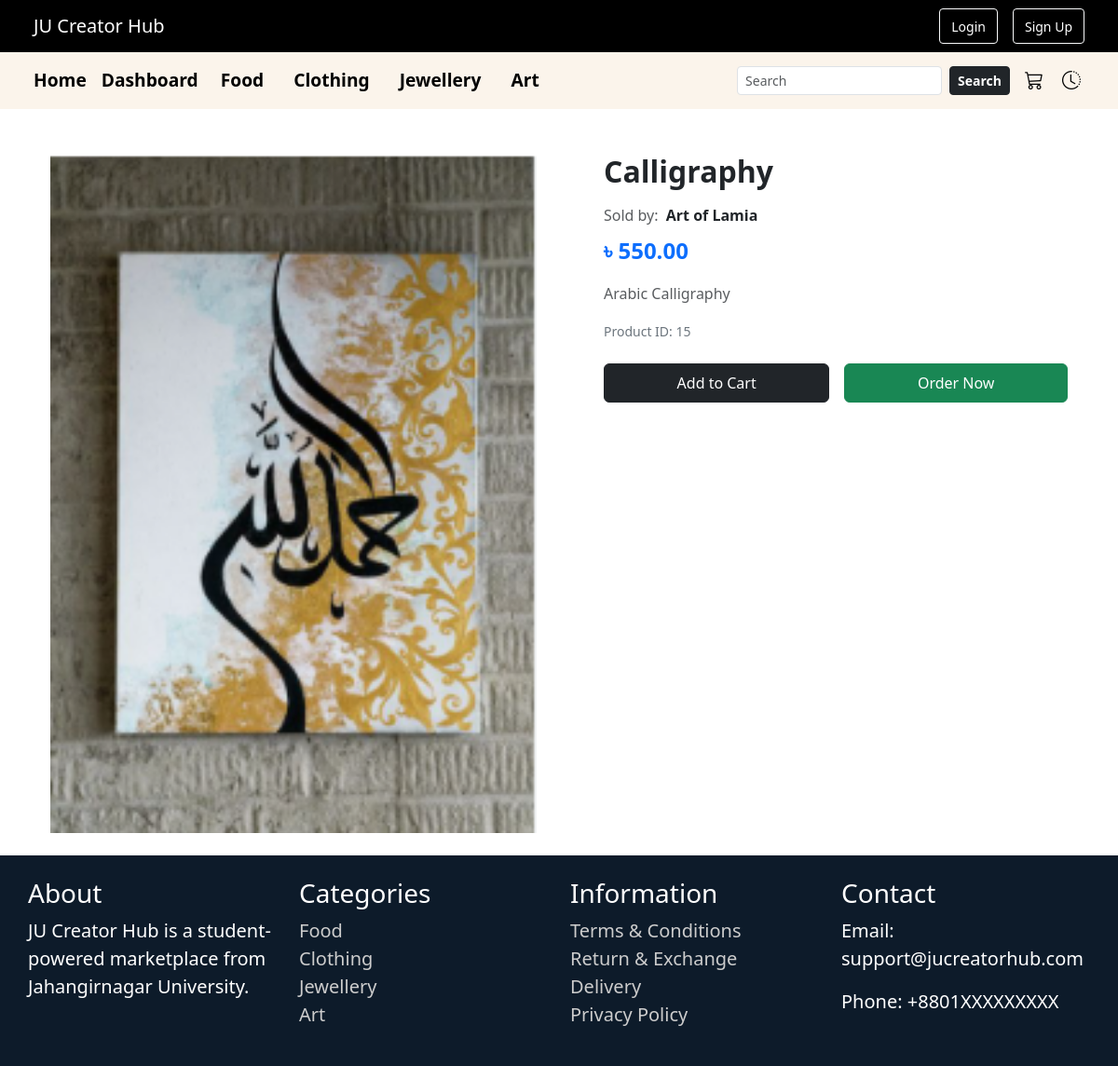
The app's page /product/15/ with its own data.
### ecommerce/models.py (models this page shows, shortened)
class Product(models.Model):
    CATEGORY_CHOICES = [
        ('food', 'Food'),
        ('clothing', 'Clothing'),
        ('jewellery', 'Jewellery'),
        ('art', 'Art'),
    ]
    name = models.CharField(max_length=255)
    image = models.ImageField(upload_to='product_images/')
    price = models.DecimalField(max_digits=10, decimal_places=2)
    description = models.TextField()
    category = models.CharField(max_length=50, choices=CATEGORY_CHOICES)
    seller = models.ForeignKey(User, on_delete=models.CASCADE, related_name='products')

class Profile(models.Model):
    ROLE_CHOICES = [
        ('admin', 'Admin'),
        ('buyer', 'Buyer'),
        ('seller', 'Seller'),
    ]
    user = models.OneToOneField(User, on_delete=models.CASCADE)
    role = models.CharField(max_length=10, choices=ROLE_CHOICES)
    shop_name = models.CharField(max_length=100, blank=True, null=True)

### ecommerce/views.py (the view)
# urls.py: path('product/<int:product_id>/', views.product_detail, name='product_detail'),
def product_detail(request, product_id):
    product = get_object_or_404(Product, id=product_id)
    context = {
        'product': product,
        'shop_name': product.seller.profile.shop_name,  # Optional
        'seller_id': product.seller.id                  # Optional, for shop link
    }
    return render(request, 'ecommerce/product_details.html', context)

### ecommerce/context_processors.py (called while the page is built)
def shop_names_processor(request):
    shop_names = Profile.objects.filter(
        role='seller',
        shop_name__isnull=False
    ).exclude(shop_name='')
    return {'shop_names': shop_names}

### ecommerce/templates/ecommerce/product_details.html (shortened to what this page needs)
{% extends 'ecommerce/base.html' %}
{% block content %}
<div class="container py-4">
  <div class="row align-items-start gx-5">
    <div class="col-lg-6 mb-4 mb-lg-0">
      <img src="{{ product.image.url }}" alt="{{ product.name }}" class="img-fluid w-100" style="border: none; outline: none;" />
    </div>
<div class="col-lg-6 ps-lg-5">
  <h2 class="fw-bold mb-3">{{ product.name }}</h2>
  <p class="text-muted mb-2">
    <span class="me-1">Sold by:</span>
    <a href="{% url 'product_list' %}?shop={{ product.seller.profile.shop_name }}" class="text-decoration-none fw-semibold text-dark">
      {{ product.seller.profile.shop_name }}
    </a>
  </p>
  <div class="text-primary fs-4 fw-semibold mb-3">৳ {{ product.price }}</div>
  <p class="text-muted mb-3" style="line-height: 1.6;">{{ product.description }}</p>
  <div class="text-secondary small mb-4">Product ID: {{ product.id }}</div>
  <div class="d-flex gap-3 mb-4">
  <form action="{% url 'add_to_cart' product.id %}" method="post" class="flex-fill">
    <button type="submit" class="btn btn-dark w-100 py-2">Add to Cart</button>
  </form>
  <a href="{% url 'order_now' product.id %}" class="btn btn-success flex-fill py-2">Order Now</a>
</div>
</div>
  </div>
</div>
{% endblock %}

### ecommerce/templates/ecommerce/base.html (style rules this page uses)
html, body { height: 100%; margin: 0; }
body { display: flex; flex-direction: column; min-height: 100vh; }

### records on screen
Product: image (picture), name "Calligraphy", seller.profile.shop_name "Art of Lamia", price "550.00", description "Arabic Calligraphy", id "15"
